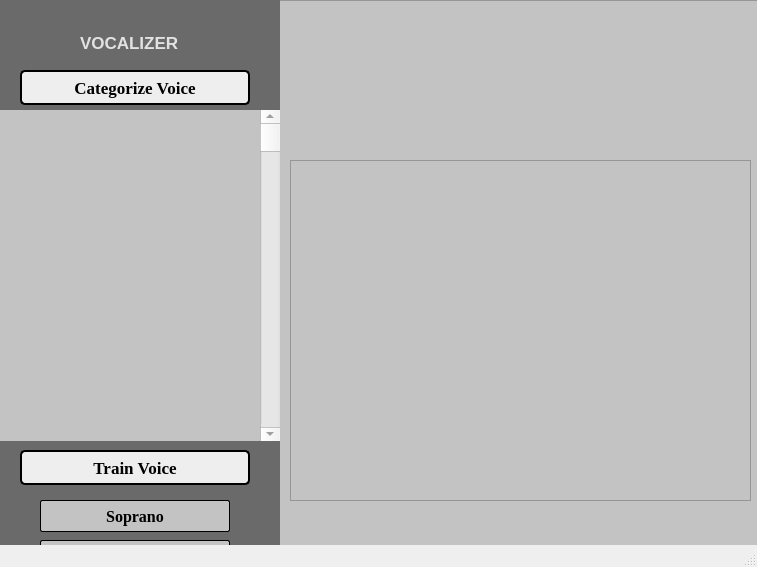
<?xml version="1.0" encoding="UTF-8"?>
<ui version="4.0">
 <class>MainWindow</class>
 <widget class="QMainWindow" name="MainWindow">
  <property name="geometry">
   <rect>
    <x>0</x>
    <y>0</y>
    <width>757</width>
    <height>567</height>
   </rect>
  </property>
  <property name="minimumSize">
   <size>
    <width>757</width>
    <height>567</height>
   </size>
  </property>
  <property name="windowTitle">
   <string>MainWindow</string>
  </property>
  <widget class="QWidget" name="centralwidget">
   <widget class="QFrame" name="MainFrame">
    <property name="geometry">
     <rect>
      <x>0</x>
      <y>0</y>
      <width>1280</width>
      <height>720</height>
     </rect>
    </property>
    <property name="minimumSize">
     <size>
      <width>1024</width>
      <height>720</height>
     </size>
    </property>
    <property name="maximumSize">
     <size>
      <width>1280</width>
      <height>720</height>
     </size>
    </property>
    <property name="cursor">
     <cursorShape>ArrowCursor</cursorShape>
    </property>
    <property name="styleSheet">
     <string notr="true">QFrame{
background-color: rgb(195, 195, 195);
}</string>
    </property>
    <property name="frameShape">
     <enum>QFrame::StyledPanel</enum>
    </property>
    <property name="frameShadow">
     <enum>QFrame::Raised</enum>
    </property>
    <widget class="QFrame" name="CmdFrame">
     <property name="geometry">
      <rect>
       <x>0</x>
       <y>-20</y>
       <width>280</width>
       <height>720</height>
      </rect>
     </property>
     <property name="minimumSize">
      <size>
       <width>280</width>
       <height>720</height>
      </size>
     </property>
     <property name="maximumSize">
      <size>
       <width>280</width>
       <height>720</height>
      </size>
     </property>
     <property name="font">
      <font>
       <family>Times New Roman</family>
      </font>
     </property>
     <property name="styleSheet">
      <string notr="true">QFrame{
border: 1px;
background-color: rgb(106, 106, 106);}</string>
     </property>
     <property name="frameShape">
      <enum>QFrame::StyledPanel</enum>
     </property>
     <property name="frameShadow">
      <enum>QFrame::Raised</enum>
     </property>
     <widget class="QLabel" name="label">
      <property name="geometry">
       <rect>
        <x>20</x>
        <y>40</y>
        <width>40</width>
        <height>40</height>
       </rect>
      </property>
      <property name="minimumSize">
       <size>
        <width>40</width>
        <height>40</height>
       </size>
      </property>
      <property name="maximumSize">
       <size>
        <width>40</width>
        <height>40</height>
       </size>
      </property>
      <property name="styleSheet">
       <string notr="true">QLabel{
	image: url(:/Main Logo/MainLogo.png);}</string>
      </property>
      <property name="text">
       <string/>
      </property>
     </widget>
     <widget class="QLabel" name="label_2">
      <property name="geometry">
       <rect>
        <x>80</x>
        <y>50</y>
        <width>175</width>
        <height>25</height>
       </rect>
      </property>
      <property name="minimumSize">
       <size>
        <width>175</width>
        <height>25</height>
       </size>
      </property>
      <property name="maximumSize">
       <size>
        <width>175</width>
        <height>25</height>
       </size>
      </property>
      <property name="font">
       <font>
        <family>Segoe UI Historic</family>
        <pointsize>13</pointsize>
        <weight>75</weight>
        <bold>true</bold>
       </font>
      </property>
      <property name="styleSheet">
       <string notr="true">QLabel{
color: rgb(226, 226, 226);}</string>
      </property>
      <property name="text">
       <string>VOCALIZER</string>
      </property>
     </widget>
     <widget class="QScrollArea" name="scrollArea">
      <property name="geometry">
       <rect>
        <x>0</x>
        <y>130</y>
        <width>281</width>
        <height>331</height>
       </rect>
      </property>
      <property name="styleSheet">
       <string notr="true">QScrollArea{
background-color: rgb(106, 106, 106);
border: none;}</string>
      </property>
      <property name="widgetResizable">
       <bool>true</bool>
      </property>
      <widget class="QWidget" name="scrollAreaWidgetContents">
       <property name="geometry">
        <rect>
         <x>0</x>
         <y>0</y>
         <width>281</width>
         <height>331</height>
        </rect>
       </property>
       <widget class="QFrame" name="frame">
        <property name="geometry">
         <rect>
          <x>0</x>
          <y>0</y>
          <width>261</width>
          <height>331</height>
         </rect>
        </property>
        <property name="styleSheet">
         <string notr="true">QFrame{
background-color: rgb(195, 195, 195);}</string>
        </property>
        <property name="frameShape">
         <enum>QFrame::StyledPanel</enum>
        </property>
        <property name="frameShadow">
         <enum>QFrame::Raised</enum>
        </property>
       </widget>
       <widget class="QScrollBar" name="verticalScrollBar">
        <property name="geometry">
         <rect>
          <x>260</x>
          <y>0</y>
          <width>20</width>
          <height>331</height>
         </rect>
        </property>
        <property name="minimumSize">
         <size>
          <width>20</width>
          <height>0</height>
         </size>
        </property>
        <property name="cursor">
         <cursorShape>PointingHandCursor</cursorShape>
        </property>
        <property name="styleSheet">
         <string notr="true">QScrollBar:vertical {
height: 20px;
width:5px;
color: rgb(106, 106, 106);
}</string>
        </property>
        <property name="orientation">
         <enum>Qt::Vertical</enum>
        </property>
       </widget>
      </widget>
     </widget>
     <widget class="QPushButton" name="pushButton">
      <property name="geometry">
       <rect>
        <x>20</x>
        <y>90</y>
        <width>230</width>
        <height>35</height>
       </rect>
      </property>
      <property name="minimumSize">
       <size>
        <width>230</width>
        <height>35</height>
       </size>
      </property>
      <property name="maximumSize">
       <size>
        <width>230</width>
        <height>35</height>
       </size>
      </property>
      <property name="font">
       <font>
        <family>Times New Roman</family>
        <pointsize>13</pointsize>
        <weight>75</weight>
        <bold>true</bold>
       </font>
      </property>
      <property name="cursor">
       <cursorShape>PointingHandCursor</cursorShape>
      </property>
      <property name="styleSheet">
       <string notr="true">QPushButton{
background-color: rgb(238, 238, 238);
border-style: solid;
border-color: black;
border-width: 2px;
border-radius: 5px;}</string>
      </property>
      <property name="text">
       <string>Categorize Voice</string>
      </property>
     </widget>
     <widget class="QPushButton" name="pushButton_2">
      <property name="geometry">
       <rect>
        <x>40</x>
        <y>520</y>
        <width>190</width>
        <height>32</height>
       </rect>
      </property>
      <property name="minimumSize">
       <size>
        <width>190</width>
        <height>32</height>
       </size>
      </property>
      <property name="maximumSize">
       <size>
        <width>190</width>
        <height>32</height>
       </size>
      </property>
      <property name="font">
       <font>
        <family>Times New Roman</family>
        <pointsize>12</pointsize>
        <weight>75</weight>
        <bold>true</bold>
       </font>
      </property>
      <property name="cursor">
       <cursorShape>PointingHandCursor</cursorShape>
      </property>
      <property name="styleSheet">
       <string notr="true">QPushButton{
background-color: rgb(195, 195, 195);
border-style: solid;
border-color: black;
border-width: 1px;
border-radius: 2px;}</string>
      </property>
      <property name="text">
       <string>Soprano</string>
      </property>
     </widget>
     <widget class="QPushButton" name="pushButton_6">
      <property name="geometry">
       <rect>
        <x>20</x>
        <y>470</y>
        <width>230</width>
        <height>35</height>
       </rect>
      </property>
      <property name="minimumSize">
       <size>
        <width>230</width>
        <height>35</height>
       </size>
      </property>
      <property name="maximumSize">
       <size>
        <width>230</width>
        <height>35</height>
       </size>
      </property>
      <property name="font">
       <font>
        <family>Times New Roman</family>
        <pointsize>13</pointsize>
        <weight>75</weight>
        <bold>true</bold>
       </font>
      </property>
      <property name="cursor">
       <cursorShape>PointingHandCursor</cursorShape>
      </property>
      <property name="styleSheet">
       <string notr="true">QPushButton{
background-color: rgb(238, 238, 238);
border-style: solid;
border-color: black;
border-width: 2px;
border-radius: 5px;}</string>
      </property>
      <property name="text">
       <string>Train Voice</string>
      </property>
     </widget>
     <widget class="QPushButton" name="pushButton_3">
      <property name="geometry">
       <rect>
        <x>40</x>
        <y>640</y>
        <width>190</width>
        <height>32</height>
       </rect>
      </property>
      <property name="minimumSize">
       <size>
        <width>190</width>
        <height>32</height>
       </size>
      </property>
      <property name="maximumSize">
       <size>
        <width>190</width>
        <height>32</height>
       </size>
      </property>
      <property name="font">
       <font>
        <family>Times New Roman</family>
        <pointsize>12</pointsize>
        <weight>75</weight>
        <bold>true</bold>
       </font>
      </property>
      <property name="cursor">
       <cursorShape>PointingHandCursor</cursorShape>
      </property>
      <property name="styleSheet">
       <string notr="true">QPushButton{
background-color: rgb(195, 195, 195);
border-style: solid;
border-color: black;
border-width: 1px;
border-radius: 2px;}</string>
      </property>
      <property name="text">
       <string>Bass</string>
      </property>
     </widget>
     <widget class="QPushButton" name="pushButton_4">
      <property name="geometry">
       <rect>
        <x>40</x>
        <y>600</y>
        <width>190</width>
        <height>32</height>
       </rect>
      </property>
      <property name="minimumSize">
       <size>
        <width>190</width>
        <height>32</height>
       </size>
      </property>
      <property name="maximumSize">
       <size>
        <width>190</width>
        <height>32</height>
       </size>
      </property>
      <property name="font">
       <font>
        <family>Times New Roman</family>
        <pointsize>12</pointsize>
        <weight>75</weight>
        <bold>true</bold>
       </font>
      </property>
      <property name="cursor">
       <cursorShape>PointingHandCursor</cursorShape>
      </property>
      <property name="styleSheet">
       <string notr="true">QPushButton{
background-color: rgb(195, 195, 195);
border-style: solid;
border-color: black;
border-width: 1px;
border-radius: 2px;}</string>
      </property>
      <property name="text">
       <string>Tenor</string>
      </property>
     </widget>
     <widget class="QPushButton" name="pushButton_5">
      <property name="geometry">
       <rect>
        <x>40</x>
        <y>560</y>
        <width>190</width>
        <height>32</height>
       </rect>
      </property>
      <property name="minimumSize">
       <size>
        <width>190</width>
        <height>32</height>
       </size>
      </property>
      <property name="maximumSize">
       <size>
        <width>190</width>
        <height>32</height>
       </size>
      </property>
      <property name="font">
       <font>
        <family>Times New Roman</family>
        <pointsize>12</pointsize>
        <weight>75</weight>
        <bold>true</bold>
       </font>
      </property>
      <property name="cursor">
       <cursorShape>PointingHandCursor</cursorShape>
      </property>
      <property name="styleSheet">
       <string notr="true">QPushButton{
background-color: rgb(195, 195, 195);
border-style: solid;
border-color: black;
border-width: 1px;
border-radius: 2px;}</string>
      </property>
      <property name="text">
       <string>Alto</string>
      </property>
     </widget>
    </widget>
    <widget class="QLabel" name="label_3">
     <property name="geometry">
      <rect>
       <x>620</x>
       <y>50</y>
       <width>300</width>
       <height>300</height>
      </rect>
     </property>
     <property name="minimumSize">
      <size>
       <width>300</width>
       <height>300</height>
      </size>
     </property>
     <property name="styleSheet">
      <string notr="true">QLabel{
image: url(:/Main Logo/MainLogo.png);}</string>
     </property>
     <property name="text">
      <string/>
     </property>
    </widget>
    <widget class="QPushButton" name="pushButton_7">
     <property name="geometry">
      <rect>
       <x>690</x>
       <y>610</y>
       <width>40</width>
       <height>40</height>
      </rect>
     </property>
     <property name="minimumSize">
      <size>
       <width>40</width>
       <height>40</height>
      </size>
     </property>
     <property name="maximumSize">
      <size>
       <width>40</width>
       <height>40</height>
      </size>
     </property>
     <property name="cursor">
      <cursorShape>PointingHandCursor</cursorShape>
     </property>
     <property name="styleSheet">
      <string notr="true">QPushButton{
    background-color: rgb(195, 195, 195);
	image: url(:/Pause/Pause_bttn.png);
    border: 0px;
}</string>
     </property>
     <property name="text">
      <string/>
     </property>
    </widget>
    <widget class="QPushButton" name="pushButton_8">
     <property name="geometry">
      <rect>
       <x>740</x>
       <y>610</y>
       <width>40</width>
       <height>40</height>
      </rect>
     </property>
     <property name="minimumSize">
      <size>
       <width>40</width>
       <height>40</height>
      </size>
     </property>
     <property name="maximumSize">
      <size>
       <width>40</width>
       <height>40</height>
      </size>
     </property>
     <property name="cursor">
      <cursorShape>PointingHandCursor</cursorShape>
     </property>
     <property name="styleSheet">
      <string notr="true">QPushButton{
    background-color: rgb(195, 195, 195);
	image: url(:/Play/Play_bttn.png);
    border: 0px;
}</string>
     </property>
     <property name="text">
      <string/>
     </property>
    </widget>
    <widget class="QPushButton" name="pushButton_9">
     <property name="geometry">
      <rect>
       <x>790</x>
       <y>610</y>
       <width>40</width>
       <height>40</height>
      </rect>
     </property>
     <property name="minimumSize">
      <size>
       <width>40</width>
       <height>40</height>
      </size>
     </property>
     <property name="maximumSize">
      <size>
       <width>40</width>
       <height>40</height>
      </size>
     </property>
     <property name="cursor">
      <cursorShape>PointingHandCursor</cursorShape>
     </property>
     <property name="styleSheet">
      <string notr="true">QPushButton{
    background-color: rgb(195, 195, 195);
	image: url(:/Stop/Stop_bttn.png);
    border: 0px;
}</string>
     </property>
     <property name="text">
      <string/>
     </property>
    </widget>
    <widget class="QWidget" name="verticalLayoutWidget">
     <property name="geometry">
      <rect>
       <x>290</x>
       <y>160</y>
       <width>461</width>
       <height>341</height>
      </rect>
     </property>
     <layout class="QVBoxLayout" name="plot_layout">
      <item>
       <widget class="QFrame" name="frame_2">
        <property name="frameShape">
         <enum>QFrame::StyledPanel</enum>
        </property>
        <property name="frameShadow">
         <enum>QFrame::Raised</enum>
        </property>
       </widget>
      </item>
     </layout>
    </widget>
   </widget>
  </widget>
  <widget class="QMenuBar" name="menubar">
   <property name="geometry">
    <rect>
     <x>0</x>
     <y>0</y>
     <width>757</width>
     <height>21</height>
    </rect>
   </property>
  </widget>
  <widget class="QStatusBar" name="statusbar"/>
 </widget>
 <resources>
  <include location="resources.qrc"/>
 </resources>
 <connections/>
</ui>
